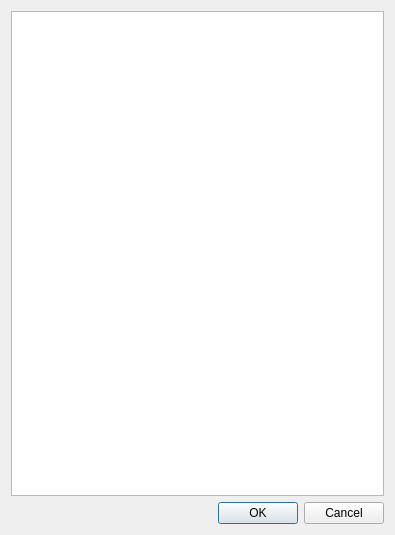
<ui version="4.0" >
 <class>LogDialog</class>
 <widget class="QDialog" name="LogDialog" >
  <property name="geometry" >
   <rect>
    <x>0</x>
    <y>0</y>
    <width>395</width>
    <height>535</height>
   </rect>
  </property>
  <property name="windowTitle" >
   <string>Dialog</string>
  </property>
  <layout class="QVBoxLayout" >
   <item>
    <widget class="QTextBrowser" name="textBrowser" />
   </item>
   <item>
    <widget class="QDialogButtonBox" name="buttonBox" >
     <property name="orientation" >
      <enum>Qt::Horizontal</enum>
     </property>
     <property name="standardButtons" >
      <set>QDialogButtonBox::Cancel|QDialogButtonBox::NoButton|QDialogButtonBox::Ok</set>
     </property>
    </widget>
   </item>
  </layout>
 </widget>
 <resources/>
 <connections>
  <connection>
   <sender>buttonBox</sender>
   <signal>accepted()</signal>
   <receiver>LogDialog</receiver>
   <slot>accept()</slot>
   <hints>
    <hint type="sourcelabel" >
     <x>248</x>
     <y>254</y>
    </hint>
    <hint type="destinationlabel" >
     <x>157</x>
     <y>274</y>
    </hint>
   </hints>
  </connection>
  <connection>
   <sender>buttonBox</sender>
   <signal>rejected()</signal>
   <receiver>LogDialog</receiver>
   <slot>reject()</slot>
   <hints>
    <hint type="sourcelabel" >
     <x>316</x>
     <y>260</y>
    </hint>
    <hint type="destinationlabel" >
     <x>286</x>
     <y>274</y>
    </hint>
   </hints>
  </connection>
 </connections>
</ui>
